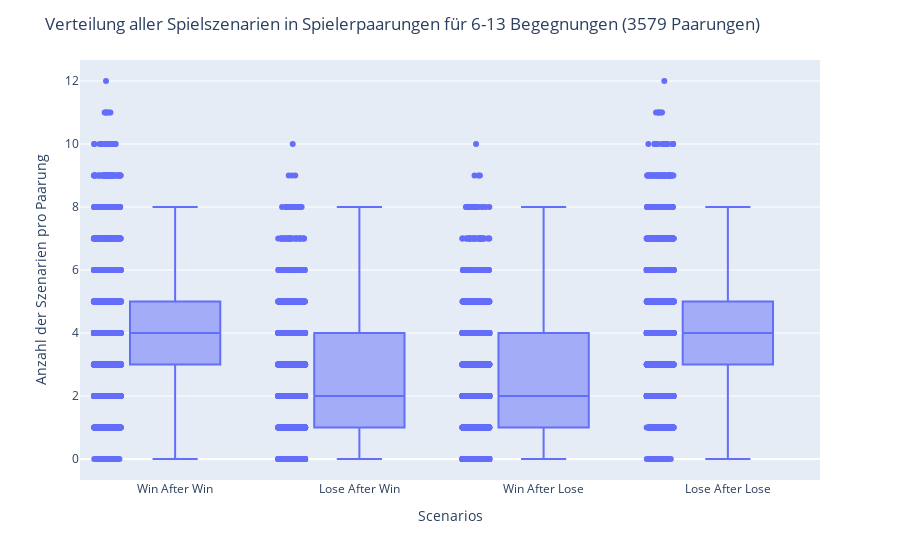
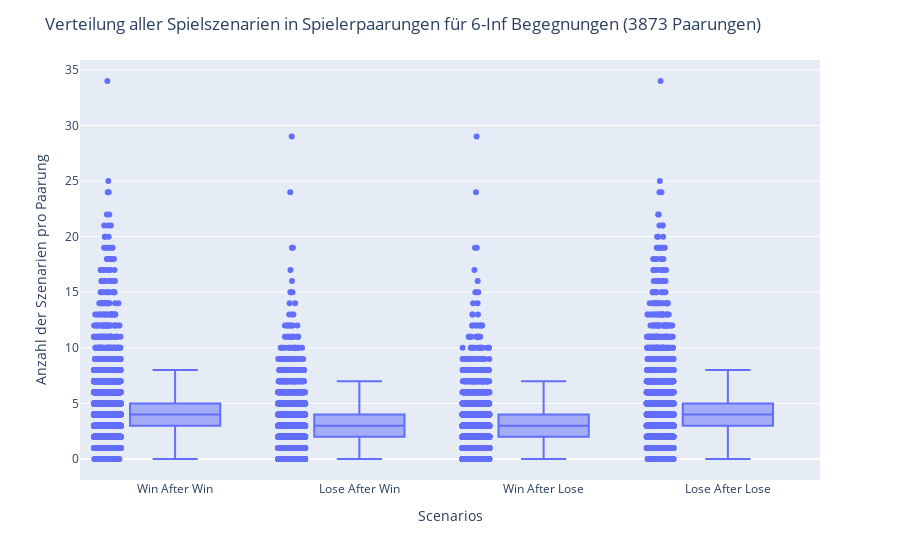

The cell these charts' notebook holds for them, in order:
### Markdown cell above
#### Visualisierung 6-13 (Im Vergleich zu 6-Infinity Begegnungen pro Paarung)

### Code cell
visualize_player_scenarios(analysis_6_13, '6-13'), visualize_player_scenarios(analysis_6_inf, '6-Inf')

### Figure 1 — Plotly figure (JSON) as saved in the notebook; plotly's stock layout.template omitted (floating-point values rounded to 4 significant figures; data arrays with more than 128 entries replaced by an {"elided": "..."} marker saying what was removed)
{"data": [{"alignmentgroup": "True", "boxpoints": "all", "hovertemplate": "variable=%{x}<br>value=%{y}<extra></extra>", "legendgroup": "", "marker": {"color": "#636efa"}, "name": "", "notched": false, "offsetgroup": "", "orientation": "v", "showlegend": false, "type": "box", "x": {"elided": "14316 str values"}, "x0": " ", "xaxis": "x", "y": {"elided": "14316 int values"}, "y0": " ", "yaxis": "y"}], "layout": {"boxmode": "group", "legend": {"tracegroupgap": 0}, "margin": {"t": 60}, "title": {"text": "Verteilung aller Spielszenarien in Spielerpaarungen für 6-13 Begegnungen (3579 Paarungen)"}, "xaxis": {"anchor": "y", "domain": [0, 1], "title": {"text": "Scenarios"}}, "yaxis": {"anchor": "x", "domain": [0, 1], "title": {"text": "Anzahl der Szenarien pro Paarung"}}}}

### Figure 2 — Plotly figure (JSON) as saved in the notebook; plotly's stock layout.template omitted (floating-point values rounded to 4 significant figures; data arrays with more than 128 entries replaced by an {"elided": "..."} marker saying what was removed)
{"data": [{"alignmentgroup": "True", "boxpoints": "all", "hovertemplate": "variable=%{x}<br>value=%{y}<extra></extra>", "legendgroup": "", "marker": {"color": "#636efa"}, "name": "", "notched": false, "offsetgroup": "", "orientation": "v", "showlegend": false, "type": "box", "x": {"elided": "15492 str values"}, "x0": " ", "xaxis": "x", "y": {"elided": "15492 int values"}, "y0": " ", "yaxis": "y"}], "layout": {"boxmode": "group", "legend": {"tracegroupgap": 0}, "margin": {"t": 60}, "title": {"text": "Verteilung aller Spielszenarien in Spielerpaarungen für 6-Inf Begegnungen (3873 Paarungen)"}, "xaxis": {"anchor": "y", "domain": [0, 1], "title": {"text": "Scenarios"}}, "yaxis": {"anchor": "x", "domain": [0, 1], "title": {"text": "Anzahl der Szenarien pro Paarung"}}}}
